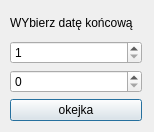
<?xml version="1.0" encoding="UTF-8"?>
<ui version="4.0">
 <class>data_k_wybor</class>
 <widget class="QDialog" name="data_k_wybor">
  <property name="geometry">
   <rect>
    <x>0</x>
    <y>0</y>
    <width>154</width>
    <height>132</height>
   </rect>
  </property>
  <property name="windowTitle">
   <string>Dialog</string>
  </property>
  <widget class="QWidget" name="">
   <property name="geometry">
    <rect>
     <x>10</x>
     <y>10</y>
     <width>132</width>
     <height>111</height>
    </rect>
   </property>
   <layout class="QVBoxLayout" name="verticalLayout">
    <item>
     <widget class="QLabel" name="label">
      <property name="text">
       <string>WYbierz datę końcową</string>
      </property>
     </widget>
    </item>
    <item>
     <widget class="QSpinBox" name="spinBox_miesiac">
      <property name="minimum">
       <number>1</number>
      </property>
      <property name="maximum">
       <number>12</number>
      </property>
     </widget>
    </item>
    <item>
     <widget class="QSpinBox" name="spinBox_rok_2"/>
    </item>
    <item>
     <widget class="QPushButton" name="ook">
      <property name="text">
       <string>okejka</string>
      </property>
     </widget>
    </item>
   </layout>
  </widget>
 </widget>
 <resources/>
 <connections/>
</ui>
